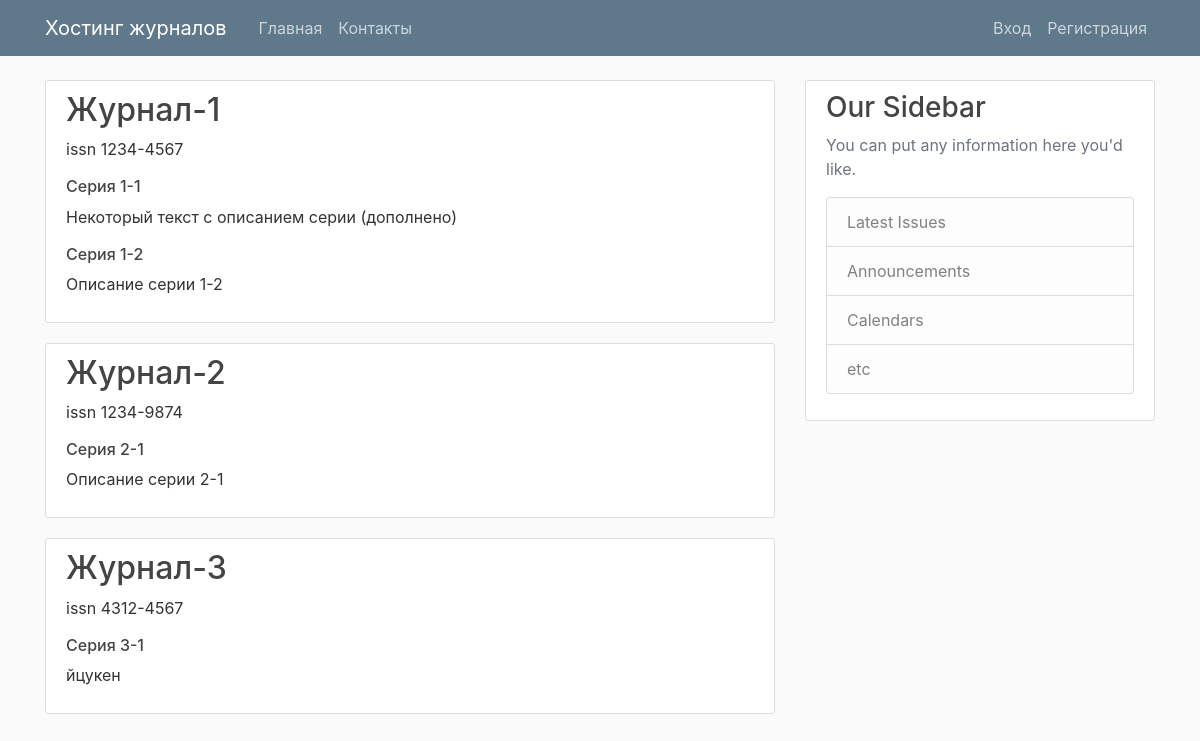
The page / on the database its author committed.
### mainapp/models.py (models this page shows, shortened)
class Journal(models.Model):
    name = models.CharField(verbose_name='Наименование журнала', max_length=128)
    issn = models.CharField(verbose_name='ISSN', max_length=64, blank=True)
    description = models.TextField(verbose_name='О журнале', blank=True)
    rkn_certificate_scan = models.FileField(verbose_name='Сканы сертификатов', upload_to='uploads/%Y/%m/%d/', blank=True)
    redactor = models.CharField(verbose_name='Редактор', max_length=128, blank=True)
    issue_period = models.CharField(verbose_name='Периодисность издания', max_length=32, blank=True)
    issuer = models.CharField(verbose_name='Издатель', max_length=64, blank=True)
    email = models.EmailField(verbose_name='Электронная почта', max_length=96, blank=True)
    phone = models.CharField(verbose_name='Телефон', max_length=64, blank=True)
    address = models.TextField(verbose_name='Почтовый адрес', blank=True)
    objects = models.Manager()
    def get_series(self):
        return Series.objects.filter(journal = self.pk)

class Series(models.Model):
    journal = models.ForeignKey(Journal, on_delete=models.CASCADE)
    name = models.CharField(verbose_name='Наименование серии', max_length=128)
    description = models.TextField(verbose_name='О серии', blank=True)
    objects = models.Manager()

### mainapp/views.py (the view)
# urls.py: path('', JournalListView.as_view(), name='home'),
class JournalListView(ListView):
    model = Journal
    context_object_name = 'object'
    template_name = 'mainapp/home.html'  # <app>/<model>_<viewtype>.html

### mainapp/templates/mainapp/home.html
{% extends "mainapp/base.html" %}
{% block content %}
  {% for obj in object %}
        <article class="media content-section">
          <div class="media-body">
            <h2><a class="article-title" href="{% url 'main:journal-detail' obj.pk %}">{{ obj.name }}</a></h2>
            <p class="article-content">{{ obj.issn }}</p>
            {% for ser in obj.get_series %}
            <h6><a class="article-title" href="{% url 'main:series-detail' ser.pk %}">{{ ser.name }}</a></h6>
            <p class="article-content">{{ ser.description }}</p>
            {% endfor %}
          </div>
        </article>
  {% endfor %}
{% endblock content %}

### mainapp/templates/mainapp/base.html (shortened to what this page needs)
{% load static %}
<!DOCTYPE html>
<html>
<head>
    <link rel="stylesheet" href="https://maxcdn.bootstrapcdn.com/bootstrap/4.0.0/css/bootstrap.min.css">
    <link rel="stylesheet" type="text/css" href="{% static 'css/main.css' %}">
</head>
<body>
    <header class="site-header">
      <nav class="navbar navbar-expand-md navbar-dark bg-steel fixed-top">
        <div class="container">
          <a class="navbar-brand mr-4" href="{% url 'main:home' %}">Хостинг журналов</a>
          <div class="collapse navbar-collapse" id="navbarToggle">
            <div class="navbar-nav mr-auto">
              <a class="nav-item nav-link" href="{% url 'main:home' %}">Главная</a>
              <a class="nav-item nav-link" href="{% url 'main:about' %}">Контакты</a>
            </div>
            <div class="navbar-nav">
              {% if user.is_authenticated %}
                {% if user.is_superuser %}
                  <a class="nav-item nav-link" href="/admin">Админка</a>
                  <a class="nav-item nav-link" href="{% url 'main:article-list' %}">Статьи</a>
                {% else %}
                  <a class="nav-item nav-link" href="{% url 'main:article-list' %}">Мои статьи</a>
                {% endif %}
              <a class="nav-item nav-link" href="{% url 'profile' %}">Профиль</a>
              <a class="nav-item nav-link" href="{% url 'logout' %}">Выход</a>
              {% else %}
              <a class="nav-item nav-link" href="{% url 'login' %}">Вход</a>
              <a class="nav-item nav-link" href="{% url 'register' %}">Регистрация</a>
              {% endif %}
            </div>
          </div>
        </div>
      </nav>
    </header>
    <main role="main" class="container">
      <div class="row">
        <div class="col-md-8">
          {% block content %}{% endblock %}
        </div>
        <div class="col-md-4">
          <div class="content-section">
            <h3>Our Sidebar</h3>
            <p class='text-muted'>You can put any information here you'd like.
              <ul class="list-group">
                <li class="list-group-item list-group-item-light">Latest Issues</li>
                <li class="list-group-item list-group-item-light">Announcements</li>
                <li class="list-group-item list-group-item-light">Calendars</li>
                <li class="list-group-item list-group-item-light">etc</li>
              </ul>
            </p>
          </div>
        </div>
      </div>
    </main>
</body>
</html>

### static/css/main.css (style rules this page uses)
body { background: #fafafa; color: #333333; margin-top: 5rem; }
h1, h2, h3, h4, h5, h6 { color: #444444; }
ul { margin: 0; }
.bg-steel { background-color: #5f788a; }
.site-header .navbar-nav .nav-link { color: #cbd5db; }
.content-section { background: #ffffff; padding: 10px 20px; border: 1px solid #dddddd; border-radius: 3px; margin-bottom: 20px; }
.article-title { color: #444444; }
.article-content { white-space: pre-line; }

### rows shown on the page
Journal: name "Журнал-1", issn "issn 1234-4567"
Series: name "Серия 1-1", description "Некоторый текст с описанием серии (дополнено)"
Series: name "Серия 1-2", description "Описание серии 1-2"
Journal: name "Журнал-2", issn "issn 1234-9874"
Series: name "Серия 2-1", description "Описание серии 2-1"
Journal: name "Журнал-3", issn "issn 4312-4567"
Series: name "Серия 3-1", description "йцукен"
